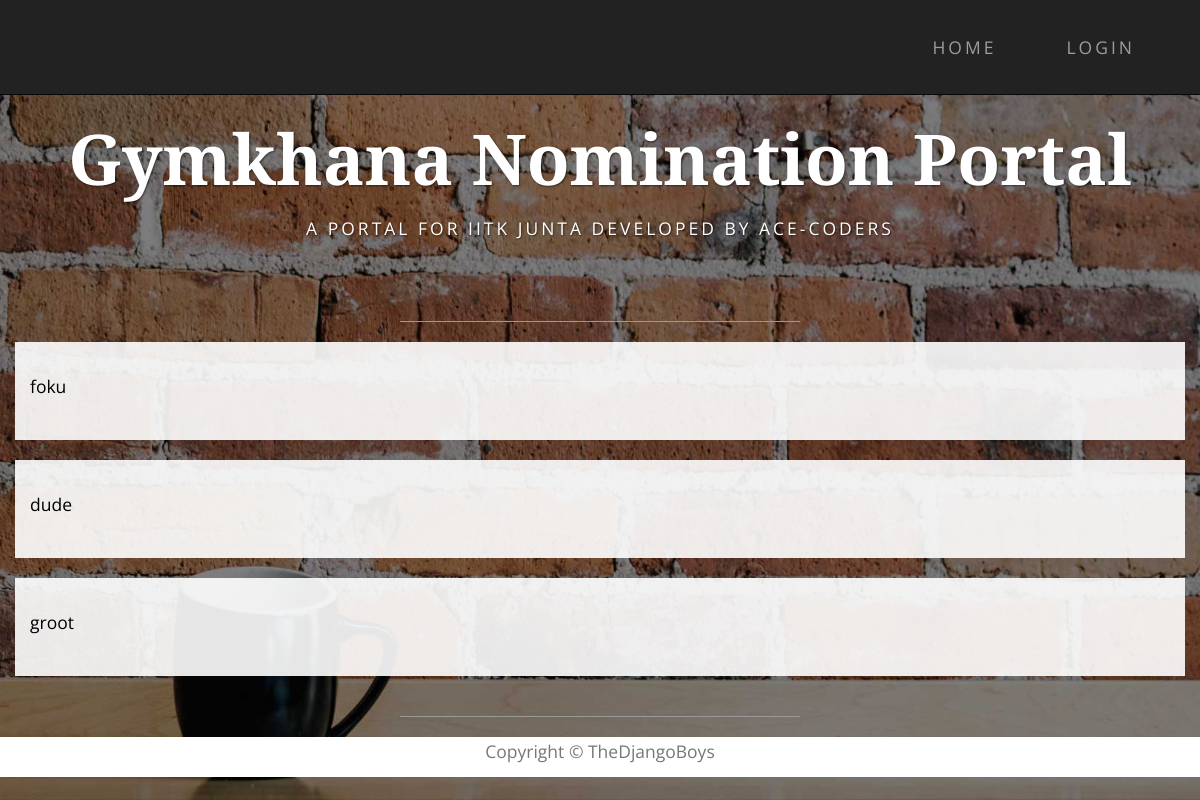
The page /nominations/result/2/ on the database its author committed.
### nomi/models.py (models this page shows, shortened)
class NominationInstance(models.Model):
    STATUS = (
        ('a', 'Accepted'),
        ('r', 'Rejected'),
    )
    nomination = models.ForeignKey('Nomination', on_delete=models.CASCADE, null=True)
    user = models.ForeignKey(User, on_delete=models.SET_NULL, null=True, blank=True)
    status = models.CharField(max_length=1, choices=STATUS,  null=True, blank=True, default=None)

### nomi/views.py (the view)
# urls.py: url(r'^result/(?P<pk>\d+)/$', views.result, name='result'),
def result(request, pk):
    nomination = Nomination.objects.get(pk=pk)
    users = NominationInstance.objects.filter(nomination=nomination).filter(status__exact='a')
    return render(request, 'result.html', context={'users': users})

### nomi/templates/result.html (shortened to what this page needs)
{% extends 'base.html' %}
    {% block content  %}
        <div class="container">
            {% for nomi in users %}
                <div class="row box">
                    <p>{{ nomi.user }}</p>
                </div>
            {% endfor %}
        </div>
    {% endblock %}

### nomi/static/nomi/css/business-casual.css (style rules this page uses)
body { font-family: "Open Sans","Helvetica Neue",Helvetica,Arial,sans-serif; background: url('../img/bg.jpg') no-repeat center center fixed; -webkit-background-size: cover; -moz-background-size: cover; background-size: cover; -o-background-size: cover; }
p { font-size: 1.25em; line-height: 1.6; color: #000; }
.box { margin-bottom: 20px; padding: 30px 15px; background: #fff; background: rgba(255,255,255,0.9); }
@media screen and (min-width:1200px) { .box:after { content: ''; display: table; clear: both; } }

### rows shown on the page
NominationInstance: user "foku"
NominationInstance: user "dude"
NominationInstance: user "groot"
